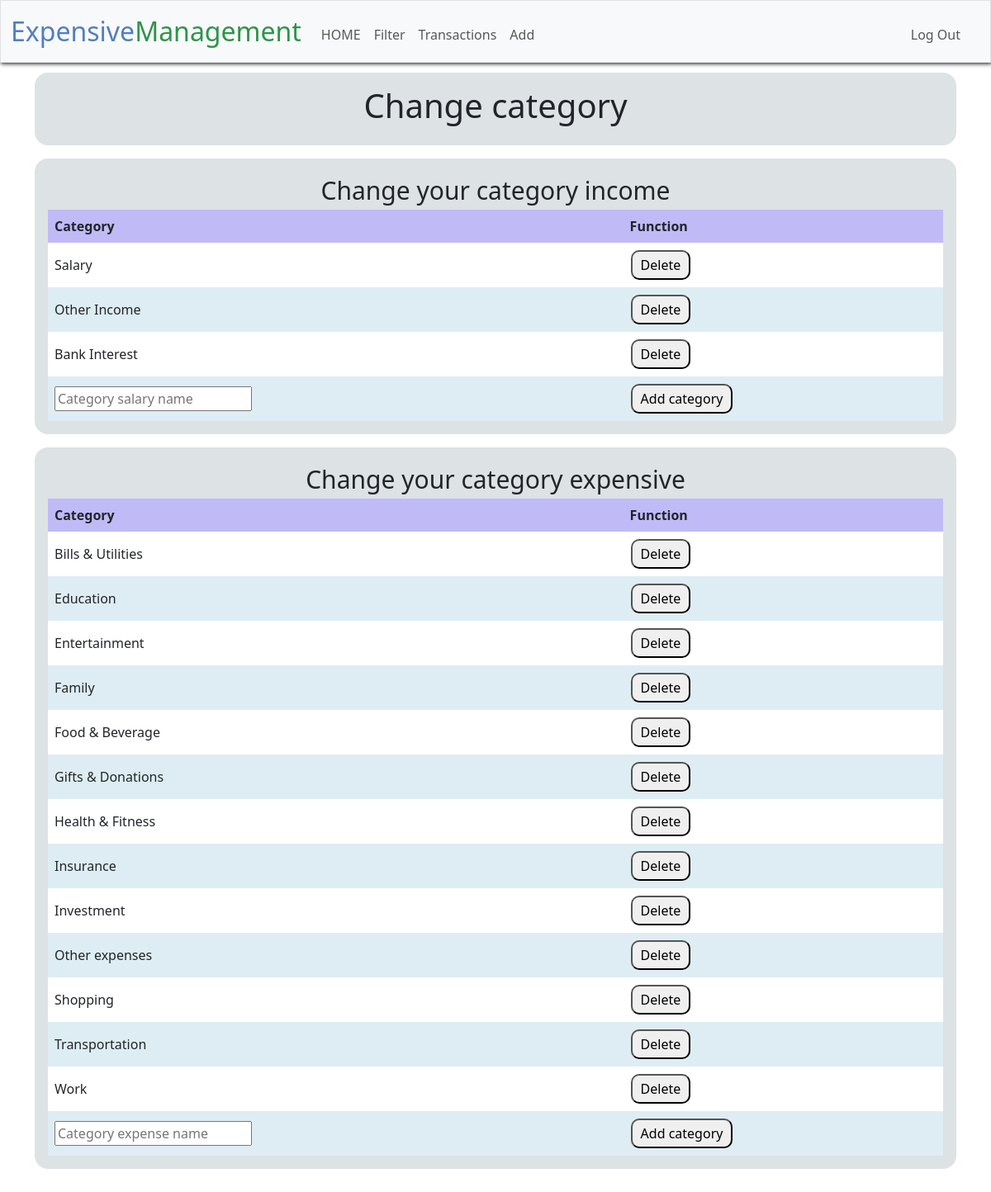
The page /settings (signed in) on the database its author committed.
### tables this page shows
CREATE TABLE categories_salary (
            id INTEGER PRIMARY KEY AUTOINCREMENT NOT NULL,
            name TEXT NOT NULL
                );

CREATE TABLE "categories" ( 
    id INTEGER PRIMARY KEY AUTOINCREMENT NOT NULL,
    name TEXT NOT NULL);

### app.py (the view)
@app.route("/settings", methods=["GET", "POST"])
@login_required
def settings():
    if request.method == "POST":
        if "add_category_expense" in request.form:
            name = request.form.get("add_category")
            db.execute("INSERT INTO categories (name) VALUES (?)", name)  # Thêm dấu phẩy để tạo tuple
            return redirect("/")
        if "add_category_salary" in request.form:
            name = request.form.get("add_category")
            db.execute("INSERT INTO categories_salary (name) VALUES(?)", name )
            return redirect("/settings")
        if "delete_cost" in request.form:
            name = request.form.get("input_delete_cost")
            db.execute("DELETE FROM categories WHERE name = ?", name)
            return redirect("/settings")
        if "delete_salary" in request.form:
            name = request.form.get("input_delete_salary")
            db.execute("DELETE FROM categories_salary WHERE name = ?", name)
            return redirect("/settings")
        return apology("error")
    else:
        categories = category_symbol()
        categories_salary = category_symbol_salary()
        return render_template("settings.html", categories=categories, categories_salary=categories_salary)

### app.py (called while the page is built)
@app.after_request
def after_request(response):
    response.headers["Cache-Control"] = "no-cache, no-store, must-revalidate"
    response.headers["Expires"] = 0
    response.headers["Pragma"] = "no-cache"
    return response

### helpers.py (called while the page is built)
def login_required(f):
    @wraps(f)
    def decorated_function(*args, **kwargs):
        if session.get("user_id") is None:
            return redirect("/login")
        return f(*args, **kwargs)
    return decorated_function

### models.py (called while the page is built)
def category_symbol():
    return db.execute("SELECT DISTINCT name FROM categories")

def category_symbol_salary():
    return db.execute("SELECT DISTINCT name FROM categories_salary")

### templates/settings.html (shortened to what this page needs)
{% extends "layout.html" %}
{% block main %}
<div class="containerdiv">
    <h1>Change category</h1>
</div>
<div class="containerdiv">
    <h3>Change your category income</h3>
    <div name = "category_income">
        <table>
            <thead>
                <tr>
                    <th>Category</th>
                    <th>Function</th>
                </tr>
            </thead>
            <tbody>
                <form action="/settings" method="post">
                    {% for category in categories_salary %}
                    <tr>
                        <td>{{ category.name }}</td>
                        <td>
                            <form action="/settings" method="post">
                                <button name="delete_salary" type="submit">Delete</button>
                            </form>
                        </td>
                    </tr>
                    {% endfor %}
                </form>
                <tr>
                    <form action="/settings" method="post" >
                        <td><input name="add_category" type="text" autocomplete="off" placeholder="Category salary name"></td>
                        <td><button type="submit" name="add_category_salary">Add category</button></td>
                    </form>
                </tr>
            </tbody>
        </table>
    </div>
</div>
<div class="containerdiv">
    <h3>Change your category expensive</h3>
    <div name="category_expensive">
        <table>
            <thead>
                <tr>
                    <th>Category</th>
                    <th>Function</th>
                </tr>
            </thead>
            <tbody>
                <form action="/settings" method="post">
                    {% for category in categories %}
                    <tr>
                        <td>{{ category.name }}</td>
                        <td>
                            <form action="/settings" method="post">
                                <button name="delete_cost" type="submit">Delete</button>
                            </form>
                        </td>
                    </tr>
                    {% endfor %}
                </form>
                <tr>
                    <form action="/settings" method="post" >
                        <td><input name="add_category" type="text" autocomplete="off" placeholder="Category expense name"></td>
                        <td><button type="submit" name="add_category_expense">Add category</button></td>
                    </form>
                </tr>
            </tbody>
        </table>
    </div>
</div>
{% endblock %}

### static/styles.css (style rules this page uses)
table { width: 100%; border-collapse: collapse; }
thead tr { background-color: rgb(173, 207, 229); }
tbody tr:nth-child(odd) { background-color: #deedf3; }
tbody tr:nth-child(even) { background-color: white; }
th, td { padding: 8px; text-align: left; }
th { background-color: #c0baf7; }
.containerdiv { background: #dde2e4; margin: 1rem auto; border-radius: 1rem; padding: 1rem; }
button { border-radius: 10px; padding: 4px 10px; margin: 1px; }
h3 { font-size: 30px; margin: 5px; }

### rows shown on the page
categories_salary: name "Salary"
categories_salary: name "Other Income"
categories_salary: name "Bank Interest"
categories: name "Bills & Utilities"
categories: name "Education"
categories: name "Entertainment"
categories: name "Family"
categories: name "Food & Beverage"
categories: name "Gifts & Donations"
categories: name "Health & Fitness"
categories: name "Insurance"
categories: name "Investment"
categories: name "Other expenses"
categories: name "Shopping"
categories: name "Transportation"
categories: name "Work"
